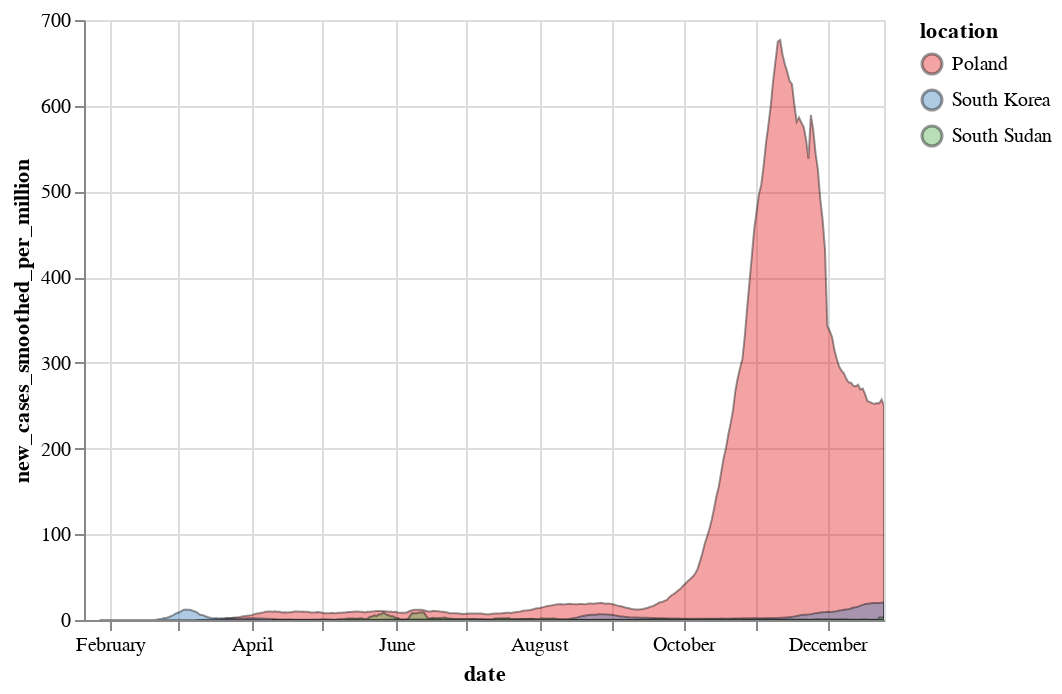

Vega-Lite specification stored for this chart:
### Vega-Lite specification from a JSON file in a GitHub repository (floating-point values rounded to 4 significant figures; data arrays with more than 128 entries replaced by an {"elided": "..."} marker saying what was removed)
{"config": {"view": {"continuousWidth": 400, "continuousHeight": 300}}, "data": {"name": "data-c000f9b840c25be96f91bff1f9d83c56"}, "mark": {"type": "area", "opacity": 0.4, "stroke": "black"}, "encoding": {"color": {"type": "nominal", "field": "location", "scale": {"scheme": "set1"}}, "tooltip": {"type": "nominal", "field": "location"}, "x": {"type": "temporal", "field": "date"}, "y": {"type": "quantitative", "field": "new_cases_smoothed_per_million", "stack": null}}, "selection": {"selector001": {"type": "interval", "bind": "scales", "encodings": ["x", "y"]}}, "width": "container", "$schema": "https://vega.github.io/schema/vega-lite/v4.8.1.json", "datasets": {"data-c000f9b840c25be96f91bff1f9d83c56": {"elided": "902 records"}}}
